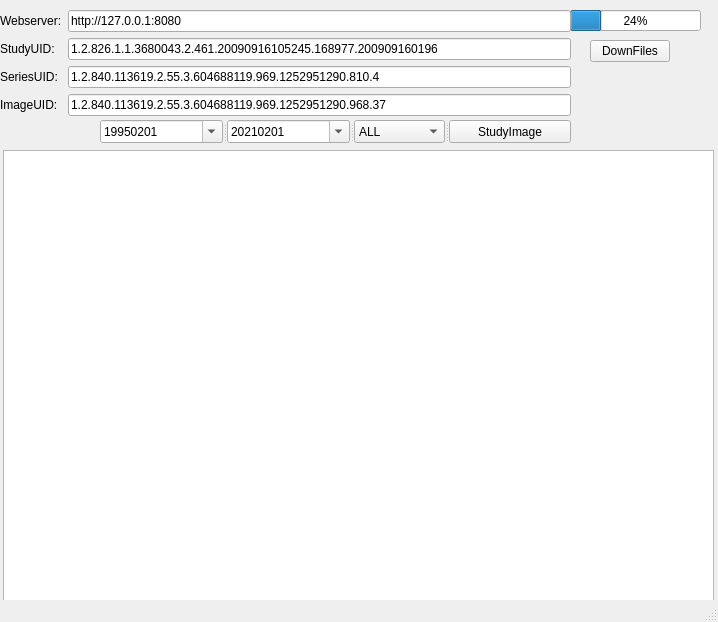
<?xml version="1.0" encoding="UTF-8"?>
<ui version="4.0">
 <class>MainWindow</class>
 <widget class="QMainWindow" name="MainWindow">
  <property name="geometry">
   <rect>
    <x>0</x>
    <y>0</y>
    <width>718</width>
    <height>622</height>
   </rect>
  </property>
  <property name="windowTitle">
   <string>MainWindow</string>
  </property>
  <widget class="QWidget" name="centralwidget">
   <widget class="QPushButton" name="m_getHttpData">
    <property name="geometry">
     <rect>
      <x>590</x>
      <y>40</y>
      <width>80</width>
      <height>22</height>
     </rect>
    </property>
    <property name="text">
     <string>DownFiles</string>
    </property>
   </widget>
   <widget class="QProgressBar" name="m_progressBar">
    <property name="geometry">
     <rect>
      <x>570</x>
      <y>10</y>
      <width>131</width>
      <height>21</height>
     </rect>
    </property>
    <property name="value">
     <number>24</number>
    </property>
   </widget>
   <widget class="QSplitter" name="splitter">
    <property name="geometry">
     <rect>
      <x>100</x>
      <y>120</y>
      <width>471</width>
      <height>23</height>
     </rect>
    </property>
    <property name="orientation">
     <enum>Qt::Horizontal</enum>
    </property>
    <widget class="QDateEdit" name="m_startDate">
     <property name="wrapping">
      <bool>false</bool>
     </property>
     <property name="readOnly">
      <bool>false</bool>
     </property>
     <property name="dateTime">
      <datetime>
       <hour>0</hour>
       <minute>0</minute>
       <second>0</second>
       <year>1995</year>
       <month>2</month>
       <day>1</day>
      </datetime>
     </property>
     <property name="currentSection">
      <enum>QDateTimeEdit::YearSection</enum>
     </property>
     <property name="displayFormat">
      <string>yyyyMMdd</string>
     </property>
     <property name="calendarPopup">
      <bool>true</bool>
     </property>
     <property name="timeSpec">
      <enum>Qt::LocalTime</enum>
     </property>
    </widget>
    <widget class="QDateEdit" name="m_endDate">
     <property name="wrapping">
      <bool>false</bool>
     </property>
     <property name="readOnly">
      <bool>false</bool>
     </property>
     <property name="dateTime">
      <datetime>
       <hour>0</hour>
       <minute>0</minute>
       <second>0</second>
       <year>2021</year>
       <month>2</month>
       <day>1</day>
      </datetime>
     </property>
     <property name="currentSection">
      <enum>QDateTimeEdit::YearSection</enum>
     </property>
     <property name="displayFormat">
      <string>yyyyMMdd</string>
     </property>
     <property name="calendarPopup">
      <bool>true</bool>
     </property>
    </widget>
    <widget class="QComboBox" name="m_StudyModality">
     <item>
      <property name="text">
       <string>ALL</string>
      </property>
     </item>
     <item>
      <property name="text">
       <string>CT</string>
      </property>
     </item>
     <item>
      <property name="text">
       <string>MR</string>
      </property>
     </item>
     <item>
      <property name="text">
       <string>CR</string>
      </property>
     </item>
     <item>
      <property name="text">
       <string>DR</string>
      </property>
     </item>
     <item>
      <property name="text">
       <string>RF</string>
      </property>
     </item>
     <item>
      <property name="text">
       <string>ES</string>
      </property>
     </item>
     <item>
      <property name="text">
       <string>US</string>
      </property>
     </item>
     <item>
      <property name="text">
       <string>Other</string>
      </property>
     </item>
    </widget>
    <widget class="QPushButton" name="m_getStudyImages">
     <property name="text">
      <string>StudyImage</string>
     </property>
    </widget>
   </widget>
   <widget class="QTableWidget" name="m_tableWidget">
    <property name="geometry">
     <rect>
      <x>3</x>
      <y>150</y>
      <width>711</width>
      <height>451</height>
     </rect>
    </property>
    <property name="autoFillBackground">
     <bool>true</bool>
    </property>
    <attribute name="horizontalHeaderShowSortIndicator" stdset="0">
     <bool>true</bool>
    </attribute>
    <attribute name="horizontalHeaderStretchLastSection">
     <bool>true</bool>
    </attribute>
   </widget>
   <widget class="QWidget" name="">
    <property name="geometry">
     <rect>
      <x>0</x>
      <y>10</y>
      <width>571</width>
      <height>110</height>
     </rect>
    </property>
    <layout class="QFormLayout" name="formLayout">
     <item row="0" column="0">
      <layout class="QVBoxLayout" name="verticalLayout_2">
       <item>
        <widget class="QLabel" name="label">
         <property name="text">
          <string>Webserver:</string>
         </property>
        </widget>
       </item>
       <item>
        <widget class="QLabel" name="label_3">
         <property name="text">
          <string>StudyUID:</string>
         </property>
        </widget>
       </item>
       <item>
        <widget class="QLabel" name="label_2">
         <property name="text">
          <string>SeriesUID:</string>
         </property>
        </widget>
       </item>
       <item>
        <widget class="QLabel" name="label_4">
         <property name="text">
          <string>ImageUID:</string>
         </property>
        </widget>
       </item>
      </layout>
     </item>
     <item row="0" column="1">
      <layout class="QVBoxLayout" name="verticalLayout">
       <item>
        <widget class="QLineEdit" name="m_URL">
         <property name="text">
          <string>http://127.0.0.1:8080</string>
         </property>
        </widget>
       </item>
       <item>
        <widget class="QLineEdit" name="m_studyuid">
         <property name="text">
          <string>1.2.826.1.1.3680043.2.461.20090916105245.168977.200909160196</string>
         </property>
        </widget>
       </item>
       <item>
        <widget class="QLineEdit" name="m_seruid">
         <property name="text">
          <string>1.2.840.113619.2.55.3.604688119.969.1252951290.810.4</string>
         </property>
        </widget>
       </item>
       <item>
        <widget class="QLineEdit" name="m_imageuid">
         <property name="text">
          <string>1.2.840.113619.2.55.3.604688119.969.1252951290.968.37</string>
         </property>
        </widget>
       </item>
      </layout>
     </item>
    </layout>
   </widget>
  </widget>
  <widget class="QStatusBar" name="statusbar"/>
 </widget>
 <resources/>
 <connections/>
</ui>
